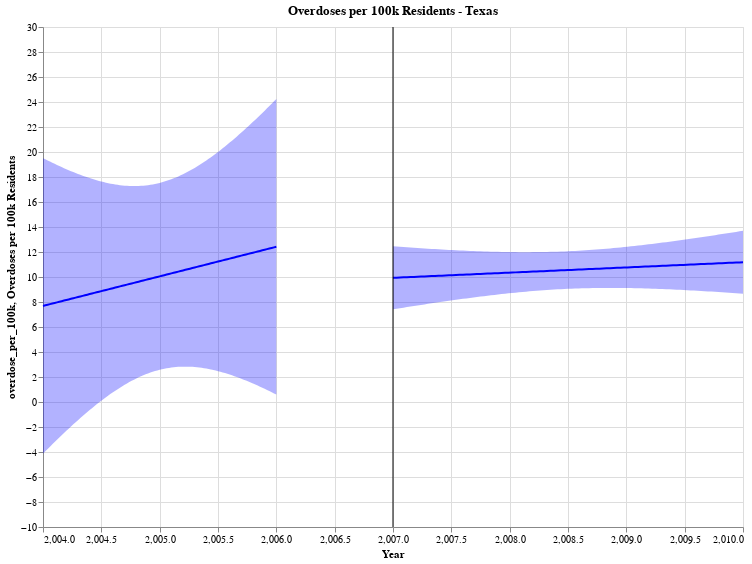

Source (notebook cell):
### Code cell
fit_tx_b4, reg_chart_tx_b4 = get_reg_fit(
    tx_b4, yvar="overdose_per_100k", xvar="Year", color="blue", title= "Overdoses per 100k Residents - Texas", alpha=0.05
)


fit_tx_b4, reg_chart_tx_after = get_reg_fit(
    tx_after, yvar="overdose_per_100k", xvar="Year", color="blue", title= "Overdoses per 100k Residents - Texas",alpha=0.05
)
(reg_chart_tx_b4 + reg_chart_tx_after + line).properties(width=700, height=500)

### Figure 1 — Vega-Lite specification as saved in the notebook (floating-point values rounded to 4 significant figures)
{"config": {"view": {"continuousWidth": 400, "continuousHeight": 300}}, "layer": [{"mark": "errorband", "encoding": {"color": {"value": "blue"}, "x": {"field": "Year", "type": "quantitative"}, "y": {"field": "ci_low", "title": "overdose_per_100k", "type": "quantitative"}, "y2": {"field": "ci_high"}}}, {"mark": "line", "encoding": {"color": {"value": "blue"}, "x": {"field": "Year", "scale": {"zero": false}, "title": "Year", "type": "quantitative"}, "y": {"field": "overdose_per_100k", "scale": {"zero": false}, "title": "Overdoses per 100k Residents", "type": "quantitative"}}, "title": "Overdoses per 100k Residents - Texas"}, {"layer": [{"mark": "errorband", "encoding": {"color": {"value": "blue"}, "x": {"field": "Year", "type": "quantitative"}, "y": {"field": "ci_low", "title": "overdose_per_100k", "type": "quantitative"}, "y2": {"field": "ci_high"}}}, {"mark": "line", "encoding": {"color": {"value": "blue"}, "x": {"field": "Year", "scale": {"zero": false}, "title": "Year", "type": "quantitative"}, "y": {"field": "overdose_per_100k", "scale": {"zero": false}, "title": "Overdoses per 100k Residents", "type": "quantitative"}}, "title": "Overdoses per 100k Residents - Texas"}], "data": {"name": "data-5cb41b85d7b09323a533f4be7471e7a3"}}, {"data": {"name": "data-666077794fe9b0ba4baa1b4b43e5789c"}, "mark": "rule", "encoding": {"color": {"field": "color", "scale": null, "type": "nominal"}, "x": {"field": "Date", "type": "quantitative"}}}], "data": {"name": "data-170b0f9d3f0b2bb10b5957f3c18a6f65"}, "height": 500, "width": 700, "$schema": "https://vega.github.io/schema/vega-lite/v4.17.0.json", "datasets": {"data-170b0f9d3f0b2bb10b5957f3c18a6f65": [{"Year": 2004.0, "overdose_per_100k": 7.687, "ci_low": -4.135, "ci_high": 19.51}, {"Year": 2004.0, "overdose_per_100k": 7.734, "ci_low": -3.946, "ci_high": 19.41}, {"Year": 2004.0, "overdose_per_100k": 7.781, "ci_low": -3.759, "ci_high": 19.32}, {"Year": 2004.0, "overdose_per_100k": 7.829, "ci_low": -3.573, "ci_high": 19.23}, {"Year": 2004.0, "overdose_per_100k": 7.876, "ci_low": -3.388, "ci_high": 19.14}, {"Year": 2004.0, "overdose_per_100k": 7.923, "ci_low": -3.204, "ci_high": 19.05}, {"Year": 2004.0, "overdose_per_100k": 7.971, "ci_low": -3.022, "ci_high": 18.96}, {"Year": 2004.0, "overdose_per_100k": 8.018, "ci_low": -2.841, "ci_high": 18.88}, {"Year": 2004.0, "overdose_per_100k": 8.065, "ci_low": -2.662, "ci_high": 18.79}, {"Year": 2004.0, "overdose_per_100k": 8.113, "ci_low": -2.484, "ci_high": 18.71}, {"Year": 2004.0, "overdose_per_100k": 8.16, "ci_low": -2.308, "ci_high": 18.63}, {"Year": 2004.0, "overdose_per_100k": 8.207, "ci_low": -2.133, "ci_high": 18.55}, {"Year": 2004.0, "overdose_per_100k": 8.255, "ci_low": -1.96, "ci_high": 18.47}, {"Year": 2004.0, "overdose_per_100k": 8.302, "ci_low": -1.789, "ci_high": 18.39}, {"Year": 2004.0, "overdose_per_100k": 8.349, "ci_low": -1.619, "ci_high": 18.32}, {"Year": 2004.0, "overdose_per_100k": 8.396, "ci_low": -1.452, "ci_high": 18.24}, {"Year": 2004.0, "overdose_per_100k": 8.444, "ci_low": -1.286, "ci_high": 18.17}, {"Year": 2004.0, "overdose_per_100k": 8.491, "ci_low": -1.123, "ci_high": 18.11}, {"Year": 2004.0, "overdose_per_100k": 8.538, "ci_low": -0.9616, "ci_high": 18.04}, {"Year": 2004.0, "overdose_per_100k": 8.586, "ci_low": -0.8024, "ci_high": 17.97}, {"Year": 2004.0, "overdose_per_100k": 8.633, "ci_low": -0.6455, "ci_high": 17.91}, {"Year": 2004.0, "overdose_per_100k": 8.68, "ci_low": -0.4909, "ci_high": 17.85}, {"Year": 2004.0, "overdose_per_100k": 8.728, "ci_low": -0.3388, "ci_high": 17.79}, {"Year": 2004.0, "overdose_per_100k": 8.775, "ci_low": -0.1891, "ci_high": 17.74}, {"Year": 2004.0, "overdose_per_100k": 8.822, "ci_low": -0.04212, "ci_high": 17.69}, {"Year": 2004.0, "overdose_per_100k": 8.87, "ci_low": 0.1022, "ci_high": 17.64}, {"Year": 2005.0, "overdose_per_100k": 8.917, "ci_low": 0.2438, "ci_high": 17.59}, {"Year": 2005.0, "overdose_per_100k": 8.964, "ci_low": 0.3824, "ci_high": 17.55}, {"Year": 2005.0, "overdose_per_100k": 9.012, "ci_low": 0.5181, "ci_high": 17.5}, {"Year": 2005.0, "overdose_per_100k": 9.059, "ci_low": 0.6508, "ci_high": 17.47}, {"Year": 2005.0, "overdose_per_100k": 9.106, "ci_low": 0.7803, "ci_high": 17.43}, {"Year": 2005.0, "overdose_per_100k": 9.153, "ci_low": 0.9065, "ci_high": 17.4}, {"Year": 2005.0, "overdose_per_100k": 9.201, "ci_low": 1.029, "ci_high": 17.37}, {"Year": 2005.0, "overdose_per_100k": 9.248, "ci_low": 1.149, "ci_high": 17.35}, {"Year": 2005.0, "overdose_per_100k": 9.295, "ci_low": 1.265, "ci_high": 17.33}, {"Year": 2005.0, "overdose_per_100k": 9.343, "ci_low": 1.377, "ci_high": 17.31}, {"Year": 2005.0, "overdose_per_100k": 9.39, "ci_low": 1.486, "ci_high": 17.29}, {"Year": 2005.0, "overdose_per_100k": 9.437, "ci_low": 1.591, "ci_high": 17.28}, {"Year": 2005.0, "overdose_per_100k": 9.485, "ci_low": 1.691, "ci_high": 17.28}, {"Year": 2005.0, "overdose_per_100k": 9.532, "ci_low": 1.788, "ci_high": 17.28}, {"Year": 2005.0, "overdose_per_100k": 9.579, "ci_low": 1.881, "ci_high": 17.28}, {"Year": 2005.0, "overdose_per_100k": 9.627, "ci_low": 1.97, "ci_high": 17.28}, {"Year": 2005.0, "overdose_per_100k": 9.674, "ci_low": 2.055, "ci_high": 17.29}, {"Year": 2005.0, "overdose_per_100k": 9.721, "ci_low": 2.135, "ci_high": 17.31}, {"Year": 2005.0, "overdose_per_100k": 9.768, "ci_low": 2.211, "ci_high": 17.33}, {"Year": 2005.0, "overdose_per_100k": 9.816, "ci_low": 2.283, "ci_high": 17.35}, {"Year": 2005.0, "overdose_per_100k": 9.863, "ci_low": 2.35, "ci_high": 17.38}, {"Year": 2005.0, "overdose_per_100k": 9.91, "ci_low": 2.413, "ci_high": 17.41}, {"Year": 2005.0, "overdose_per_100k": 9.958, "ci_low": 2.472, "ci_high": 17.44}, {"Year": 2005.0, "overdose_per_100k": 10.0, "ci_low": 2.526, "ci_high": 17.48}, {"Year": 2005.0, "overdose_per_100k": 10.05, "ci_low": 2.575, "ci_high": 17.53}, {"Year": 2005.0, "overdose_per_100k": 10.1, "ci_low": 2.621, "ci_high": 17.58}, {"Year": 2005.0, "overdose_per_100k": 10.15, "ci_low": 2.661, "ci_high": 17.63}, {"Year": 2005.0, "overdose_per_100k": 10.19, "ci_low": 2.697, "ci_high": 17.69}, {"Year": 2005.0, "overdose_per_100k": 10.24, "ci_low": 2.729, "ci_high": 17.75}, {"Year": 2005.0, "overdose_per_100k": 10.29, "ci_low": 2.756, "ci_high": 17.82}, {"Year": 2005.0, "overdose_per_100k": 10.34, "ci_low": 2.779, "ci_high": 17.89}, {"Year": 2005.0, "overdose_per_100k": 10.38, "ci_low": 2.798, "ci_high": 17.97}, {"Year": 2005.0, "overdose_per_100k": 10.43, "ci_low": 2.812, "ci_high": 18.05}, {"Year": 2005.0, "overdose_per_100k": 10.48, "ci_low": 2.822, "ci_high": 18.13}, {"Year": 2005.0, "overdose_per_100k": 10.53, "ci_low": 2.828, "ci_high": 18.22}, {"Year": 2005.0, "overdose_per_100k": 10.57, "ci_low": 2.829, "ci_high": 18.32}, {"Year": 2005.0, "overdose_per_100k": 10.62, "ci_low": 2.827, "ci_high": 18.41}, {"Year": 2005.0, "overdose_per_100k": 10.67, "ci_low": 2.821, "ci_high": 18.51}, {"Year": 2005.0, "overdose_per_100k": 10.71, "ci_low": 2.81, "ci_high": 18.62}, {"Year": 2005.0, "overdose_per_100k": 10.76, "ci_low": 2.796, "ci_high": 18.73}, {"Year": 2005.0, "overdose_per_100k": 10.81, "ci_low": 2.779, "ci_high": 18.84}, {"Year": 2005.0, "overdose_per_100k": 10.86, "ci_low": 2.757, "ci_high": 18.96}, {"Year": 2005.0, "overdose_per_100k": 10.9, "ci_low": 2.733, "ci_high": 19.08}, {"Year": 2005.0, "overdose_per_100k": 10.95, "ci_low": 2.704, "ci_high": 19.2}, {"Year": 2005.0, "overdose_per_100k": 11.0, "ci_low": 2.673, "ci_high": 19.32}, {"Year": 2005.0, "overdose_per_100k": 11.05, "ci_low": 2.638, "ci_high": 19.45}, {"Year": 2005.0, "overdose_per_100k": 11.09, "ci_low": 2.6, "ci_high": 19.59}, {"Year": 2005.0, "overdose_per_100k": 11.14, "ci_low": 2.559, "ci_high": 19.72}, {"Year": 2005.0, "overdose_per_100k": 11.19, "ci_low": 2.515, "ci_high": 19.86}, {"Year": 2005.0, "overdose_per_100k": 11.24, "ci_low": 2.468, "ci_high": 20.0}, {"Year": 2006.0, "overdose_per_100k": 11.28, "ci_low": 2.418, "ci_high": 20.15}, {"Year": 2006.0, "overdose_per_100k": 11.33, "ci_low": 2.366, "ci_high": 20.29}, {"Year": 2006.0, "overdose_per_100k": 11.38, "ci_low": 2.311, "ci_high": 20.44}, {"Year": 2006.0, "overdose_per_100k": 11.42, "ci_low": 2.253, "ci_high": 20.6}, {"Year": 2006.0, "overdose_per_100k": 11.47, "ci_low": 2.193, "ci_high": 20.75}, {"Year": 2006.0, "overdose_per_100k": 11.52, "ci_low": 2.131, "ci_high": 20.91}, {"Year": 2006.0, "overdose_per_100k": 11.57, "ci_low": 2.066, "ci_high": 21.07}, {"Year": 2006.0, "overdose_per_100k": 11.61, "ci_low": 1.999, "ci_high": 21.23}, {"Year": 2006.0, "overdose_per_100k": 11.66, "ci_low": 1.931, "ci_high": 21.39}, {"Year": 2006.0, "overdose_per_100k": 11.71, "ci_low": 1.86, "ci_high": 21.56}, {"Year": 2006.0, "overdose_per_100k": 11.76, "ci_low": 1.787, "ci_high": 21.72}, {"Year": 2006.0, "overdose_per_100k": 11.8, "ci_low": 1.712, "ci_high": 21.89}, {"Year": 2006.0, "overdose_per_100k": 11.85, "ci_low": 1.635, "ci_high": 22.06}, {"Year": 2006.0, "overdose_per_100k": 11.9, "ci_low": 1.557, "ci_high": 22.24}, {"Year": 2006.0, "overdose_per_100k": 11.94, "ci_low": 1.477, "ci_high": 22.41}, {"Year": 2006.0, "overdose_per_100k": 11.99, "ci_low": 1.395, "ci_high": 22.59}, {"Year": 2006.0, "overdose_per_100k": 12.04, "ci_low": 1.312, "ci_high": 22.77}, {"Year": 2006.0, "overdose_per_100k": 12.09, "ci_low": 1.227, "ci_high": 22.95}, {"Year": 2006.0, "overdose_per_100k": 12.13, "ci_low": 1.141, "ci_high": 23.13}, {"Year": 2006.0, "overdose_per_100k": 12.18, "ci_low": 1.054, "ci_high": 23.31}, {"Year": 2006.0, "overdose_per_100k": 12.23, "ci_low": 0.9645, "ci_high": 23.49}, {"Year": 2006.0, "overdose_per_100k": 12.28, "ci_low": 0.8742, "ci_high": 23.68}, {"Year": 2006.0, "overdose_per_100k": 12.32, "ci_low": 0.7826, "ci_high": 23.86}, {"Year": 2006.0, "overdose_per_100k": 12.37, "ci_low": 0.6898, "ci_high": 24.05}, {"Year": 2006.0, "overdose_per_100k": 12.42, "ci_low": 0.5959, "ci_high": 24.24}], "data-5cb41b85d7b09323a533f4be7471e7a3": [{"Year": 2007.0, "overdose_per_100k": 9.933, "ci_low": 7.416, "ci_high": 12.45}, {"Year": 2007.0, "overdose_per_100k": 9.946, "ci_low": 7.46, "ci_high": 12.43}, {"Year": 2007.0, "overdose_per_100k": 9.958, "ci_low": 7.505, "ci_high": 12.41}, {"Year": 2007.0, "overdose_per_100k": 9.971, "ci_low": 7.549, "ci_high": 12.39}, {"Year": 2007.0, "overdose_per_100k": 9.983, "ci_low": 7.593, "ci_high": 12.37}, {"Year": 2007.0, "overdose_per_100k": 9.996, "ci_low": 7.637, "ci_high": 12.35}, {"Year": 2007.0, "overdose_per_100k": 10.01, "ci_low": 7.68, "ci_high": 12.34}, {"Year": 2007.0, "overdose_per_100k": 10.02, "ci_low": 7.723, "ci_high": 12.32}, {"Year": 2007.0, "overdose_per_100k": 10.03, "ci_low": 7.766, "ci_high": 12.3}, {"Year": 2007.0, "overdose_per_100k": 10.05, "ci_low": 7.809, "ci_high": 12.28}, {"Year": 2007.0, "overdose_per_100k": 10.06, "ci_low": 7.851, "ci_high": 12.27}, {"Year": 2007.0, "overdose_per_100k": 10.07, "ci_low": 7.893, "ci_high": 12.25}, {"Year": 2007.0, "overdose_per_100k": 10.08, "ci_low": 7.934, "ci_high": 12.23}, {"Year": 2007.0, "overdose_per_100k": 10.1, "ci_low": 7.975, "ci_high": 12.22}, {"Year": 2007.0, "overdose_per_100k": 10.11, "ci_low": 8.016, "ci_high": 12.2}, {"Year": 2007.0, "overdose_per_100k": 10.12, "ci_low": 8.056, "ci_high": 12.18}, {"Year": 2007.0, "overdose_per_100k": 10.13, "ci_low": 8.096, "ci_high": 12.17}, {"Year": 2008.0, "overdose_per_100k": 10.15, "ci_low": 8.136, "ci_high": 12.16}, {"Year": 2008.0, "overdose_per_100k": 10.16, "ci_low": 8.175, "ci_high": 12.14}, {"Year": 2008.0, "overdose_per_100k": 10.17, "ci_low": 8.213, "ci_high": 12.13}, {"Year": 2008.0, "overdose_per_100k": 10.18, "ci_low": 8.251, "ci_high": 12.11}, {"Year": 2008.0, "overdose_per_100k": 10.2, "ci_low": 8.289, "ci_high": 12.1}, {"Year": 2008.0, "overdose_per_100k": 10.21, "ci_low": 8.326, "ci_high": 12.09}, {"Year": 2008.0, "overdose_per_100k": 10.22, "ci_low": 8.362, "ci_high": 12.08}, {"Year": 2008.0, "overdose_per_100k": 10.23, "ci_low": 8.398, "ci_high": 12.07}, {"Year": 2008.0, "overdose_per_100k": 10.25, "ci_low": 8.433, "ci_high": 12.06}, {"Year": 2008.0, "overdose_per_100k": 10.26, "ci_low": 8.468, "ci_high": 12.05}, {"Year": 2008.0, "overdose_per_100k": 10.27, "ci_low": 8.502, "ci_high": 12.04}, {"Year": 2008.0, "overdose_per_100k": 10.28, "ci_low": 8.535, "ci_high": 12.03}, {"Year": 2008.0, "overdose_per_100k": 10.3, "ci_low": 8.568, "ci_high": 12.02}, {"Year": 2008.0, "overdose_per_100k": 10.31, "ci_low": 8.6, "ci_high": 12.02}, {"Year": 2008.0, "overdose_per_100k": 10.32, "ci_low": 8.631, "ci_high": 12.01}, {"Year": 2008.0, "overdose_per_100k": 10.33, "ci_low": 8.662, "ci_high": 12.0}, {"Year": 2008.0, "overdose_per_100k": 10.35, "ci_low": 8.691, "ci_high": 12.0}, {"Year": 2008.0, "overdose_per_100k": 10.36, "ci_low": 8.72, "ci_high": 12.0}, {"Year": 2008.0, "overdose_per_100k": 10.37, "ci_low": 8.748, "ci_high": 11.99}, {"Year": 2008.0, "overdose_per_100k": 10.38, "ci_low": 8.775, "ci_high": 11.99}, {"Year": 2008.0, "overdose_per_100k": 10.39, "ci_low": 8.801, "ci_high": 11.99}, {"Year": 2008.0, "overdose_per_100k": 10.41, "ci_low": 8.827, "ci_high": 11.99}, {"Year": 2008.0, "overdose_per_100k": 10.42, "ci_low": 8.851, "ci_high": 11.99}, {"Year": 2008.0, "overdose_per_100k": 10.43, "ci_low": 8.875, "ci_high": 11.99}, {"Year": 2008.0, "overdose_per_100k": 10.44, "ci_low": 8.897, "ci_high": 11.99}, {"Year": 2008.0, "overdose_per_100k": 10.46, "ci_low": 8.918, "ci_high": 12.0}, {"Year": 2008.0, "overdose_per_100k": 10.47, "ci_low": 8.939, "ci_high": 12.0}, {"Year": 2008.0, "overdose_per_100k": 10.48, "ci_low": 8.958, "ci_high": 12.01}, {"Year": 2008.0, "overdose_per_100k": 10.49, "ci_low": 8.977, "ci_high": 12.01}, {"Year": 2008.0, "overdose_per_100k": 10.51, "ci_low": 8.994, "ci_high": 12.02}, {"Year": 2008.0, "overdose_per_100k": 10.52, "ci_low": 9.01, "ci_high": 12.03}, {"Year": 2008.0, "overdose_per_100k": 10.53, "ci_low": 9.025, "ci_high": 12.04}, {"Year": 2008.0, "overdose_per_100k": 10.54, "ci_low": 9.04, "ci_high": 12.05}, {"Year": 2008.0, "overdose_per_100k": 10.56, "ci_low": 9.053, "ci_high": 12.06}, {"Year": 2009.0, "overdose_per_100k": 10.57, "ci_low": 9.064, "ci_high": 12.07}, {"Year": 2009.0, "overdose_per_100k": 10.58, "ci_low": 9.075, "ci_high": 12.09}, {"Year": 2009.0, "overdose_per_100k": 10.59, "ci_low": 9.085, "ci_high": 12.1}, {"Year": 2009.0, "overdose_per_100k": 10.61, "ci_low": 9.094, "ci_high": 12.12}, {"Year": 2009.0, "overdose_per_100k": 10.62, "ci_low": 9.101, "ci_high": 12.14}, {"Year": 2009.0, "overdose_per_100k": 10.63, "ci_low": 9.108, "ci_high": 12.16}, {"Year": 2009.0, "overdose_per_100k": 10.64, "ci_low": 9.114, "ci_high": 12.18}, {"Year": 2009.0, "overdose_per_100k": 10.66, "ci_low": 9.118, "ci_high": 12.2}, {"Year": 2009.0, "overdose_per_100k": 10.67, "ci_low": 9.122, "ci_high": 12.22}, {"Year": 2009.0, "overdose_per_100k": 10.68, "ci_low": 9.124, "ci_high": 12.24}, {"Year": 2009.0, "overdose_per_100k": 10.69, "ci_low": 9.126, "ci_high": 12.26}, {"Year": 2009.0, "overdose_per_100k": 10.71, "ci_low": 9.126, "ci_high": 12.29}, {"Year": 2009.0, "overdose_per_100k": 10.72, "ci_low": 9.126, "ci_high": 12.31}, {"Year": 2009.0, "overdose_per_100k": 10.73, "ci_low": 9.125, "ci_high": 12.34}, {"Year": 2009.0, "overdose_per_100k": 10.74, "ci_low": 9.122, "ci_high": 12.37}, {"Year": 2009.0, "overdose_per_100k": 10.76, "ci_low": 9.119, "ci_high": 12.39}, {"Year": 2009.0, "overdose_per_100k": 10.77, "ci_low": 9.116, "ci_high": 12.42}, {"Year": 2009.0, "overdose_per_100k": 10.78, "ci_low": 9.111, "ci_high": 12.45}, {"Year": 2009.0, "overdose_per_100k": 10.79, "ci_low": 9.105, "ci_high": 12.48}, {"Year": 2009.0, "overdose_per_100k": 10.81, "ci_low": 9.099, "ci_high": 12.51}, {"Year": 2009.0, "overdose_per_100k": 10.82, "ci_low": 9.092, "ci_high": 12.55}, {"Year": 2009.0, "overdose_per_100k": 10.83, "ci_low": 9.084, "ci_high": 12.58}, {"Year": 2009.0, "overdose_per_100k": 10.84, "ci_low": 9.076, "ci_high": 12.61}, {"Year": 2009.0, "overdose_per_100k": 10.86, "ci_low": 9.067, "ci_high": 12.65}, {"Year": 2009.0, "overdose_per_100k": 10.87, "ci_low": 9.057, "ci_high": 12.68}, {"Year": 2009.0, "overdose_per_100k": 10.88, "ci_low": 9.047, "ci_high": 12.72}, {"Year": 2009.0, "overdose_per_100k": 10.89, "ci_low": 9.036, "ci_high": 12.75}, {"Year": 2009.0, "overdose_per_100k": 10.91, "ci_low": 9.025, "ci_high": 12.79}, {"Year": 2009.0, "overdose_per_100k": 10.92, "ci_low": 9.013, "ci_high": 12.83}, {"Year": 2009.0, "overdose_per_100k": 10.93, "ci_low": 9.0, "ci_high": 12.86}, {"Year": 2009.0, "overdose_per_100k": 10.94, "ci_low": 8.987, "ci_high": 12.9}, {"Year": 2009.0, "overdose_per_100k": 10.96, "ci_low": 8.973, "ci_high": 12.94}, {"Year": 2009.0, "overdose_per_100k": 10.97, "ci_low": 8.959, "ci_high": 12.98}, {"Year": 2010.0, "overdose_per_100k": 10.98, "ci_low": 8.945, "ci_high": 13.02}, {"Year": 2010.0, "overdose_per_100k": 10.99, "ci_low": 8.93, "ci_high": 13.06}, {"Year": 2010.0, "overdose_per_100k": 11.01, "ci_low": 8.914, "ci_high": 13.1}, {"Year": 2010.0, "overdose_per_100k": 11.02, "ci_low": 8.899, "ci_high": 13.14}, {"Year": 2010.0, "overdose_per_100k": 11.03, "ci_low": 8.882, "ci_high": 13.18}, {"Year": 2010.0, "overdose_per_100k": 11.04, "ci_low": 8.866, "ci_high": 13.22}, {"Year": 2010.0, "overdose_per_100k": 11.06, "ci_low": 8.849, "ci_high": 13.26}, {"Year": 2010.0, "overdose_per_100k": 11.07, "ci_low": 8.832, "ci_high": 13.31}, {"Year": 2010.0, "overdose_per_100k": 11.08, "ci_low": 8.814, "ci_high": 13.35}, {"Year": 2010.0, "overdose_per_100k": 11.09, "ci_low": 8.796, "ci_high": 13.39}, {"Year": 2010.0, "overdose_per_100k": 11.11, "ci_low": 8.778, "ci_high": 13.43}, {"Year": 2010.0, "overdose_per_100k": 11.12, "ci_low": 8.76, "ci_high": 13.48}, {"Year": 2010.0, "overdose_per_100k": 11.13, "ci_low": 8.741, "ci_high": 13.52}, {"Year": 2010.0, "overdose_per_100k": 11.14, "ci_low": 8.722, "ci_high": 13.57}, {"Year": 2010.0, "overdose_per_100k": 11.16, "ci_low": 8.703, "ci_high": 13.61}, {"Year": 2010.0, "overdose_per_100k": 11.17, "ci_low": 8.683, "ci_high": 13.65}, {"Year": 2010.0, "overdose_per_100k": 11.18, "ci_low": 8.663, "ci_high": 13.7}], "data-666077794fe9b0ba4baa1b4b43e5789c": [{"Date": 2007, "color": "black"}]}}
